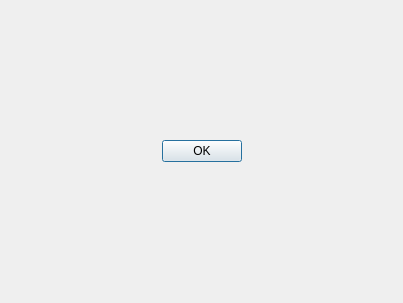
<?xml version="1.0" encoding="UTF-8"?>
<ui version="4.0">
 <class>aboutForm</class>
 <widget class="QDialog" name="aboutForm">
  <property name="geometry">
   <rect>
    <x>0</x>
    <y>0</y>
    <width>403</width>
    <height>303</height>
   </rect>
  </property>
  <property name="windowTitle">
   <string>aboutForm</string>
  </property>
  <layout class="QVBoxLayout" name="verticalLayout">
   <item>
    <layout class="QGridLayout" name="gridLayout"/>
   </item>
   <item>
    <widget class="QDialogButtonBox" name="buttonBox">
     <property name="orientation">
      <enum>Qt::Horizontal</enum>
     </property>
     <property name="standardButtons">
      <set>QDialogButtonBox::Ok</set>
     </property>
     <property name="centerButtons">
      <bool>true</bool>
     </property>
    </widget>
   </item>
  </layout>
 </widget>
 <resources/>
 <connections>
  <connection>
   <sender>buttonBox</sender>
   <signal>accepted()</signal>
   <receiver>aboutForm</receiver>
   <slot>accept()</slot>
   <hints>
    <hint type="sourcelabel">
     <x>248</x>
     <y>254</y>
    </hint>
    <hint type="destinationlabel">
     <x>157</x>
     <y>274</y>
    </hint>
   </hints>
  </connection>
  <connection>
   <sender>buttonBox</sender>
   <signal>rejected()</signal>
   <receiver>aboutForm</receiver>
   <slot>reject()</slot>
   <hints>
    <hint type="sourcelabel">
     <x>316</x>
     <y>260</y>
    </hint>
    <hint type="destinationlabel">
     <x>286</x>
     <y>274</y>
    </hint>
   </hints>
  </connection>
 </connections>
</ui>
